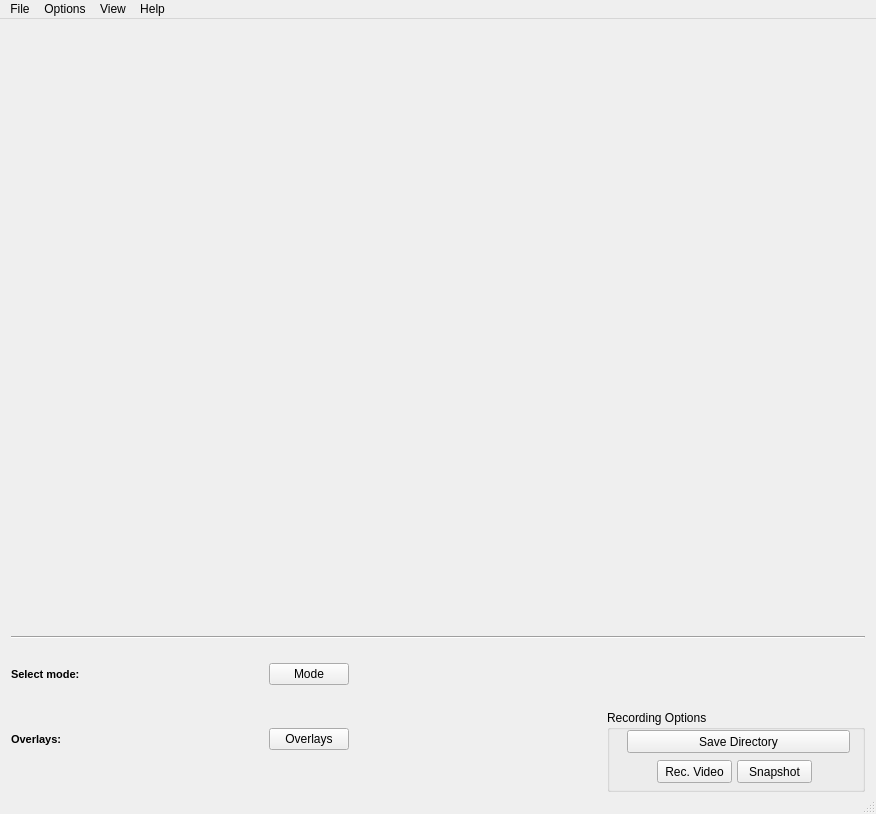
<?xml version="1.0" encoding="UTF-8"?>
<ui version="4.0">
 <class>MainWindow</class>
 <widget class="QMainWindow" name="MainWindow">
  <property name="geometry">
   <rect>
    <x>0</x>
    <y>0</y>
    <width>876</width>
    <height>814</height>
   </rect>
  </property>
  <property name="sizePolicy">
   <sizepolicy hsizetype="MinimumExpanding" vsizetype="MinimumExpanding">
    <horstretch>0</horstretch>
    <verstretch>0</verstretch>
   </sizepolicy>
  </property>
  <property name="minimumSize">
   <size>
    <width>0</width>
    <height>0</height>
   </size>
  </property>
  <property name="windowTitle">
   <string>Mister Spex 2014</string>
  </property>
  <widget class="QWidget" name="centralWidget">
   <layout class="QVBoxLayout" name="verticalLayout">
    <property name="bottomMargin">
     <number>0</number>
    </property>
    <item>
     <widget class="QLabel" name="imagelabel">
      <property name="minimumSize">
       <size>
        <width>800</width>
        <height>600</height>
       </size>
      </property>
      <property name="text">
       <string/>
      </property>
     </widget>
    </item>
    <item>
     <widget class="Line" name="line">
      <property name="orientation">
       <enum>Qt::Horizontal</enum>
      </property>
     </widget>
    </item>
    <item>
     <layout class="QGridLayout" name="gridLayout">
      <property name="sizeConstraint">
       <enum>QLayout::SetMaximumSize</enum>
      </property>
      <property name="topMargin">
       <number>0</number>
      </property>
      <item row="3" column="3" rowspan="5" colspan="2">
       <widget class="QGroupBox" name="groupBox">
        <property name="title">
         <string>Recording Options</string>
        </property>
        <widget class="QPushButton" name="recDirButton">
         <property name="geometry">
          <rect>
           <x>20</x>
           <y>20</y>
           <width>223</width>
           <height>23</height>
          </rect>
         </property>
         <property name="text">
          <string>Save Directory</string>
         </property>
        </widget>
        <widget class="QPushButton" name="recVideoButton">
         <property name="geometry">
          <rect>
           <x>50</x>
           <y>50</y>
           <width>75</width>
           <height>23</height>
          </rect>
         </property>
         <property name="text">
          <string>Rec. Video</string>
         </property>
        </widget>
        <widget class="QPushButton" name="snapshotButton">
         <property name="geometry">
          <rect>
           <x>130</x>
           <y>50</y>
           <width>75</width>
           <height>23</height>
          </rect>
         </property>
         <property name="text">
          <string>Snapshot</string>
         </property>
        </widget>
       </widget>
      </item>
      <item row="3" column="2">
       <spacer name="horizontalSpacer_2">
        <property name="orientation">
         <enum>Qt::Horizontal</enum>
        </property>
        <property name="sizeHint" stdset="0">
         <size>
          <width>60</width>
          <height>20</height>
         </size>
        </property>
       </spacer>
      </item>
      <item row="3" column="1">
       <widget class="QPushButton" name="overlaybutton">
        <property name="text">
         <string>Overlays</string>
        </property>
       </widget>
      </item>
      <item row="3" column="0">
       <widget class="QLabel" name="overlaylabel">
        <property name="sizePolicy">
         <sizepolicy hsizetype="MinimumExpanding" vsizetype="MinimumExpanding">
          <horstretch>0</horstretch>
          <verstretch>0</verstretch>
         </sizepolicy>
        </property>
        <property name="font">
         <font>
          <pointsize>8</pointsize>
          <weight>75</weight>
          <bold>true</bold>
         </font>
        </property>
        <property name="text">
         <string>Overlays:</string>
        </property>
        <property name="alignment">
         <set>Qt::AlignLeading|Qt::AlignLeft|Qt::AlignVCenter</set>
        </property>
       </widget>
      </item>
      <item row="2" column="1">
       <widget class="QPushButton" name="modebutton">
        <property name="text">
         <string>Mode</string>
        </property>
       </widget>
      </item>
      <item row="2" column="0">
       <widget class="QLabel" name="modelabel">
        <property name="sizePolicy">
         <sizepolicy hsizetype="MinimumExpanding" vsizetype="MinimumExpanding">
          <horstretch>0</horstretch>
          <verstretch>0</verstretch>
         </sizepolicy>
        </property>
        <property name="font">
         <font>
          <pointsize>8</pointsize>
          <weight>75</weight>
          <bold>true</bold>
         </font>
        </property>
        <property name="text">
         <string>Select mode:</string>
        </property>
        <property name="alignment">
         <set>Qt::AlignLeading|Qt::AlignLeft|Qt::AlignVCenter</set>
        </property>
       </widget>
      </item>
      <item row="2" column="4">
       <spacer name="horizontalSpacer">
        <property name="orientation">
         <enum>Qt::Horizontal</enum>
        </property>
        <property name="sizeHint" stdset="0">
         <size>
          <width>40</width>
          <height>20</height>
         </size>
        </property>
       </spacer>
      </item>
     </layout>
    </item>
   </layout>
  </widget>
  <widget class="QMenuBar" name="menuBar">
   <property name="geometry">
    <rect>
     <x>0</x>
     <y>0</y>
     <width>876</width>
     <height>25</height>
    </rect>
   </property>
   <widget class="QMenu" name="menuFile">
    <property name="title">
     <string>File</string>
    </property>
    <addaction name="actionQuit"/>
   </widget>
   <widget class="QMenu" name="menuHelp">
    <property name="title">
     <string>Help</string>
    </property>
    <addaction name="actionAbout"/>
   </widget>
   <widget class="QMenu" name="menuOptions">
    <property name="title">
     <string>Options</string>
    </property>
    <addaction name="actionMode"/>
    <addaction name="actionAddOveralys"/>
   </widget>
   <widget class="QMenu" name="menuView">
    <property name="title">
     <string>View</string>
    </property>
    <addaction name="actionDetection"/>
   </widget>
   <addaction name="menuFile"/>
   <addaction name="menuOptions"/>
   <addaction name="menuView"/>
   <addaction name="menuHelp"/>
  </widget>
  <widget class="QStatusBar" name="statusBar"/>
  <action name="actionAbout">
   <property name="text">
    <string>About</string>
   </property>
  </action>
  <action name="actionQuit">
   <property name="text">
    <string>Quit</string>
   </property>
  </action>
  <action name="actionAddOveralys">
   <property name="checkable">
    <bool>false</bool>
   </property>
   <property name="text">
    <string>Overlays</string>
   </property>
  </action>
  <action name="actionScaleToFitFrame">
   <property name="checkable">
    <bool>true</bool>
   </property>
   <property name="text">
    <string>Scale to fit frame</string>
   </property>
  </action>
  <action name="actionDetection">
   <property name="checkable">
    <bool>true</bool>
   </property>
   <property name="checked">
    <bool>true</bool>
   </property>
   <property name="text">
    <string>Detection</string>
   </property>
  </action>
  <action name="actionMode">
   <property name="text">
    <string>Mode</string>
   </property>
  </action>
 </widget>
 <layoutdefault spacing="6" margin="11"/>
 <resources/>
 <connections/>
</ui>
